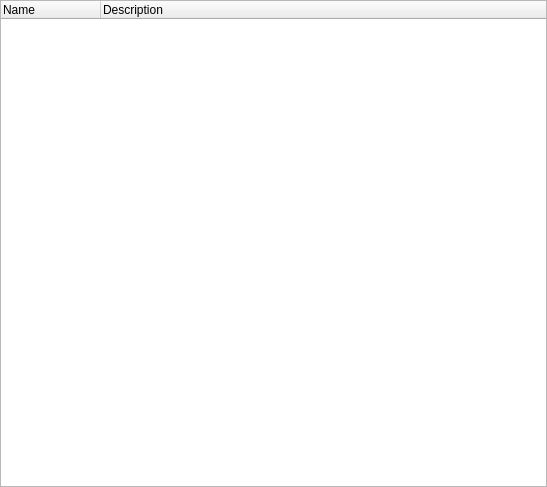
<?xml version="1.0" encoding="UTF-8"?>
<ui version="4.0">
 <class>PluginSettingsPage</class>
 <widget class="QWidget" name="PluginSettingsPage">
  <property name="geometry">
   <rect>
    <x>0</x>
    <y>0</y>
    <width>547</width>
    <height>487</height>
   </rect>
  </property>
  <layout class="QVBoxLayout" name="verticalLayout">
   <property name="leftMargin">
    <number>0</number>
   </property>
   <property name="topMargin">
    <number>0</number>
   </property>
   <property name="rightMargin">
    <number>0</number>
   </property>
   <property name="bottomMargin">
    <number>0</number>
   </property>
   <item>
    <widget class="QTreeWidget" name="kcfg_disabledPlugins">
     <property name="rootIsDecorated">
      <bool>false</bool>
     </property>
     <property name="columnCount">
      <number>2</number>
     </property>
     <column>
      <property name="text">
       <string extracomment="@title:column">Name</string>
      </property>
     </column>
     <column>
      <property name="text">
       <string extracomment="@title:column">Description</string>
      </property>
     </column>
    </widget>
   </item>
  </layout>
 </widget>
 <resources/>
 <connections/>
</ui>
